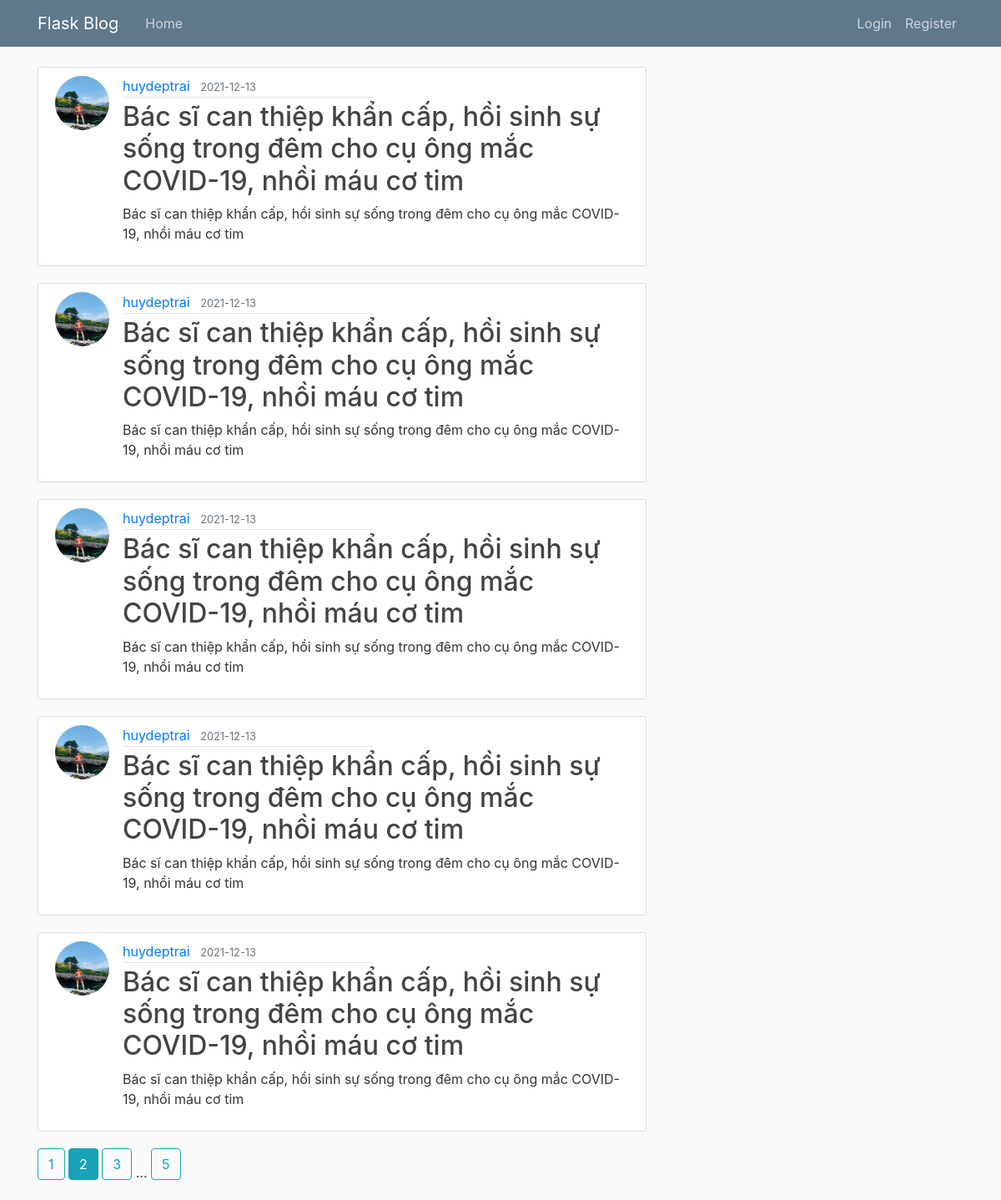
The page /home?page=2 on the database its author committed.
### flaskblog/models.py (models this page shows, shortened)
class Post(db.Model):
    id = db.Column(db.Integer, primary_key=True)
    title = db.Column(db.String(100), nullable=False)
    date_posted = db.Column(db.DateTime, nullable=False, default=datetime.utcnow)
    content = db.Column(db.Text, nullable=False)
    user_id = db.Column(db.Integer, db.ForeignKey('user.id'), nullable=False)

class User(db.Model, UserMixin):
    id = db.Column(db.Integer, primary_key=True)
    username = db.Column(db.String(20), unique=True, nullable=False)
    email = db.Column(db.String(120), unique=True, nullable=False)
    image_file = db.Column(db.String(20), nullable=False, default='default.jpg')
    password = db.Column(db.String(60), nullable=False)
    posts = db.relationship('Post', backref='author', lazy=True)
    comments = db.relationship('Comment', backref='author', lazy="dynamic")

### flaskblog/routes.py (the view)
@app.route('/')
@app.route('/home',methods=['GET', 'POST'])
def home():
    page = request.args.get('page',1,type=int)
    posts = Post.query.order_by(Post.date_posted.desc()).paginate(page = page,per_page=5)
    return render_template('home.html', posts=posts)

### flaskblog/templates/home.html
{% extends "layout.html" %}
{% block content %}
    {% for post in posts.items %}
        <article class="media content-section">
          <img class="rounded-circle article-img" src="{{ url_for('static', filename='profile_pics/' + post.author.image_file) }}">
          <div class="media-body">
            <div class="article-metadata">
              <a class="mr-2" href="{{ url_for('user_posts', username=post.author.username) }}">{{ post.author.username }}</a>
              <small class="text-muted">{{ post.date_posted.strftime('%Y-%m-%d') }}</small>
            </div>
            <h2><a class="article-title" href="{{ url_for('post', post_id=post.id) }}">{{ post.title }}</a></h2>
            <p class="article-content">{{ post.content }}</p>
          </div>
        </article>
    {% endfor %}
    {% for page_num in posts.iter_pages(left_edge=1,right_edge=1,left_current=1,right_current=2) %}
    {% if page_num %}
      {% if posts.page == page_num %}
    <a  class="btn btn-info  mb-4" href="{{ url_for('home',page=page_num) }}">{{ page_num }} </a>
      {% else %}
      <a  class="btn btn-outline-info  mb-4" href="{{ url_for('home',page=page_num) }}">{{ page_num }} </a>
      {% endif %}
    {% else %}
    ...
    {% endif %}
    {% endfor %}
{% endblock content %}

### flaskblog/static/main.css (style rules this page uses)
body { background: #fafafa; color: #333333; margin-top: 5rem; }
a { text-decoration: none; }
h1, h2, h3, h4, h5, h6 { color: #444444; }
.content-section { background: #ffffff; padding: 10px 20px; border: 1px solid #dddddd; border-radius: 3px; margin-bottom: 20px; }
.article-title { color: #444444; }
.article-content { white-space: pre-line; }
.article-img { height: 65px; width: 65px; margin-right: 16px; }
.article-metadata { padding-bottom: 1px; margin-bottom: 4px; width: 300px; border-bottom: 1px solid #e3e3e3 }

### rows shown on the page
Post: image_file (picture), author.username "huydeptrai", date_posted "2021-12-13", title "Bác sĩ can thiệp khẩn cấp, hồi sinh sự sống trong đêm cho cụ ông mắc COVID-19, nhồi máu cơ tim", content "Bác sĩ can thiệp khẩn cấp, hồi sinh sự sống trong đêm cho cụ ông mắc COVID-19, nhồi máu cơ tim"
Post: image_file (picture), author.username "huydeptrai", date_posted "2021-12-13", title "Bác sĩ can thiệp khẩn cấp, hồi sinh sự sống trong đêm cho cụ ông mắc COVID-19, nhồi máu cơ tim", content "Bác sĩ can thiệp khẩn cấp, hồi sinh sự sống trong đêm cho cụ ông mắc COVID-19, nhồi máu cơ tim"
Post: image_file (picture), author.username "huydeptrai", date_posted "2021-12-13", title "Bác sĩ can thiệp khẩn cấp, hồi sinh sự sống trong đêm cho cụ ông mắc COVID-19, nhồi máu cơ tim", content "Bác sĩ can thiệp khẩn cấp, hồi sinh sự sống trong đêm cho cụ ông mắc COVID-19, nhồi máu cơ tim"
Post: image_file (picture), author.username "huydeptrai", date_posted "2021-12-13", title "Bác sĩ can thiệp khẩn cấp, hồi sinh sự sống trong đêm cho cụ ông mắc COVID-19, nhồi máu cơ tim", content "Bác sĩ can thiệp khẩn cấp, hồi sinh sự sống trong đêm cho cụ ông mắc COVID-19, nhồi máu cơ tim"
Post: image_file (picture), author.username "huydeptrai", date_posted "2021-12-13", title "Bác sĩ can thiệp khẩn cấp, hồi sinh sự sống trong đêm cho cụ ông mắc COVID-19, nhồi máu cơ tim", content "Bác sĩ can thiệp khẩn cấp, hồi sinh sự sống trong đêm cho cụ ông mắc COVID-19, nhồi máu cơ tim"

### other values the page prints
{{ page_num }} "1" "3" "5"
{{ page_num }} "2"
